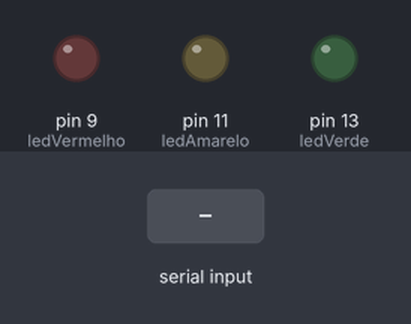
A sketch run on a simulated Arduino Uno, built with avr-gcc and run on an emulated ATmega328P. Parts: output pins drawn as LEDs (lit = HIGH). The test bench sets the inputs (shaded band). What the sketch prints to the serial monitor is not drawn.

Above: at 1.0 s.
1.1 s: "90,45\n" received over Serial
At 3.1 s:
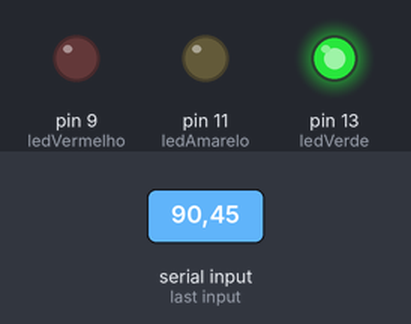
At 4.0 s:
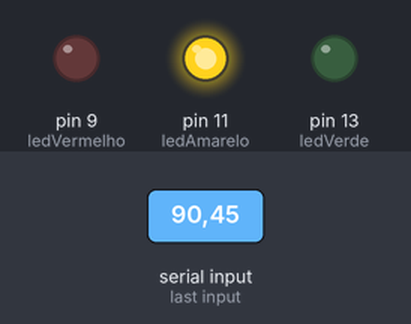
Timing chart, 0 to 6.7 s (numbered marks = the images above; inputs shaded):
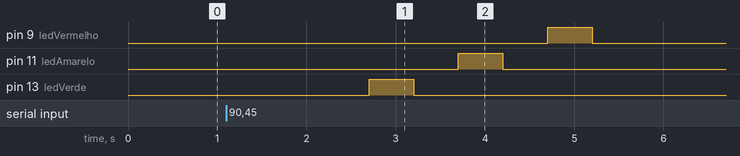

Measured:
- after the input at 1.1 s, pin 9 (ledVermelho): LOW → HIGH after 3.6 s, → LOW 0.50 s later; pin 11 (ledAmarelo): LOW → HIGH after 2.6 s, → LOW 0.50 s later; pin 13 (ledVerde): LOW → HIGH after 1.6 s, → LOW 0.50 s later

The sketch:

acende_led_com_menu1.ino
```cpp
// C++ code
//

int ledVerde = 13;
int ledAmarelo = 11;
int ledVermelho = 9;
int escolhaDaOperacao;

void setup()
{
  Serial.begin(9600);

  pinMode(ledVerde, OUTPUT);
  pinMode( ledAmarelo, OUTPUT);
  pinMode( ledVermelho, OUTPUT);

   do{
    Serial.println("Bem-vindo(a) estrutura de LED");
    Serial.println("Escolha uma das opcoes abaixo");
    Serial.println("1 - Ligar Led Verde");
    Serial.println("2 - Desligar Led Verde");
    Serial.println("3 - Ligar Led Amarelo");
    Serial.println("4 - Desligar Led Amarelo");
    Serial.println("5 - Ligar Led Vermelho");
    Serial.println("6 - Desligar Led Vermelho");
    Serial.println("7 - Ligar Todos os Leds");
    Serial.println("8 - Desligar Todos os Leds");
    Serial.println("0 - Sair");


    while(!Serial.available()){}
    escolhaDaOperacao = Serial.parseInt();

    switch(escolhaDaOperacao){

     case 1:
      digitalWrite(ledVerde, HIGH);
      break;

      case 2:
       digitalWrite(ledVerde, LOW);
      break;

      case 3:
      digitalWrite(ledAmarelo, HIGH);
      break;

      case 4:
     digitalWrite(ledAmarelo, LOW);
      break;

       case 5:
       digitalWrite(ledVermelho, HIGH);
      break;

      case 6:
     digitalWrite(ledVermelho, LOW);
        break;

      case 7:
      digitalWrite(ledVerde, HIGH);
       digitalWrite(ledAmarelo, HIGH);
         digitalWrite(ledVermelho, HIGH);
      break;

      case 8:
      digitalWrite(ledVerde, LOW);
       digitalWrite(ledAmarelo, LOW);
         digitalWrite(ledVermelho, LOW);
      break;

      case 0:
      int retornoFuncaoSair;
      break;


      default:
      Serial.println("Opcao invalida! Escolha uma opcao do 1 ao 8 ou 0");

    }

} while(escolhaDaOperacao != 0);

  digitalWrite(ledVerde, HIGH);
  delay(500); // Wait for 1000 millisecond(s)
  digitalWrite(ledVerde, LOW);
  delay(500); // Wait for 1000 millisecond(s)

  digitalWrite( ledAmarelo, HIGH);
  delay(500); // Wait for 1000 millisecond(s)
  digitalWrite( ledAmarelo, LOW);

  delay(500); // Wait for 1000 millisecond(s)
   digitalWrite( ledVermelho, HIGH);
  delay(500); // Wait for 1000 millisecond(s)
  digitalWrite( ledVermelho, LOW);
  delay(500); // Wait for 1000 millisecond(s)

}


void loop(){

} 
```
